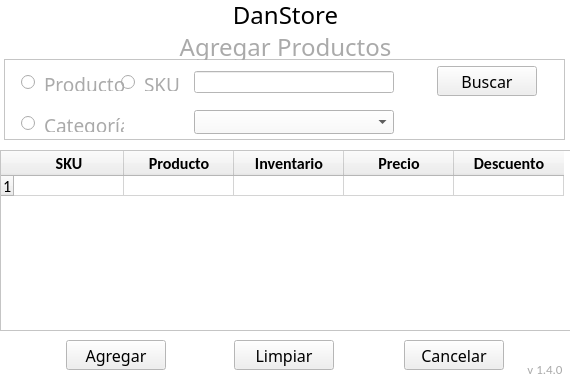
<?xml version="1.0" encoding="UTF-8"?>
<ui version="4.0">
 <class>MainWindow</class>
 <widget class="QMainWindow" name="MainWindow">
  <property name="geometry">
   <rect>
    <x>0</x>
    <y>0</y>
    <width>570</width>
    <height>381</height>
   </rect>
  </property>
  <property name="minimumSize">
   <size>
    <width>570</width>
    <height>380</height>
   </size>
  </property>
  <property name="maximumSize">
   <size>
    <width>570</width>
    <height>800</height>
   </size>
  </property>
  <property name="palette">
   <palette>
    <active>
     <colorrole role="Base">
      <brush brushstyle="SolidPattern">
       <color alpha="255">
        <red>255</red>
        <green>255</green>
        <blue>255</blue>
       </color>
      </brush>
     </colorrole>
     <colorrole role="Window">
      <brush brushstyle="SolidPattern">
       <color alpha="255">
        <red>255</red>
        <green>255</green>
        <blue>255</blue>
       </color>
      </brush>
     </colorrole>
    </active>
    <inactive>
     <colorrole role="Base">
      <brush brushstyle="SolidPattern">
       <color alpha="255">
        <red>255</red>
        <green>255</green>
        <blue>255</blue>
       </color>
      </brush>
     </colorrole>
     <colorrole role="Window">
      <brush brushstyle="SolidPattern">
       <color alpha="255">
        <red>255</red>
        <green>255</green>
        <blue>255</blue>
       </color>
      </brush>
     </colorrole>
    </inactive>
    <disabled>
     <colorrole role="Base">
      <brush brushstyle="SolidPattern">
       <color alpha="255">
        <red>255</red>
        <green>255</green>
        <blue>255</blue>
       </color>
      </brush>
     </colorrole>
     <colorrole role="Window">
      <brush brushstyle="SolidPattern">
       <color alpha="255">
        <red>255</red>
        <green>255</green>
        <blue>255</blue>
       </color>
      </brush>
     </colorrole>
    </disabled>
   </palette>
  </property>
  <property name="windowTitle">
   <string>Agregar Productos</string>
  </property>
  <widget class="QWidget" name="centralwidget">
   <widget class="QLabel" name="L1">
    <property name="geometry">
     <rect>
      <x>0</x>
      <y>0</y>
      <width>571</width>
      <height>30</height>
     </rect>
    </property>
    <property name="font">
     <font>
      <family>Impact</family>
      <pointsize>18</pointsize>
     </font>
    </property>
    <property name="text">
     <string>DanStore</string>
    </property>
    <property name="alignment">
     <set>Qt::AlignCenter</set>
    </property>
   </widget>
   <widget class="QPushButton" name="b_Cancelar">
    <property name="geometry">
     <rect>
      <x>404</x>
      <y>340</y>
      <width>100</width>
      <height>30</height>
     </rect>
    </property>
    <property name="font">
     <font>
      <family>Swis721 LtCn BT</family>
      <pointsize>12</pointsize>
     </font>
    </property>
    <property name="focusPolicy">
     <enum>Qt::StrongFocus</enum>
    </property>
    <property name="text">
     <string>Cancelar</string>
    </property>
   </widget>
   <widget class="QFrame" name="fr_buscar">
    <property name="geometry">
     <rect>
      <x>4</x>
      <y>59</y>
      <width>561</width>
      <height>81</height>
     </rect>
    </property>
    <property name="frameShape">
     <enum>QFrame::StyledPanel</enum>
    </property>
    <property name="frameShadow">
     <enum>QFrame::Raised</enum>
    </property>
    <widget class="QPushButton" name="b_Buscar">
     <property name="geometry">
      <rect>
       <x>433</x>
       <y>7</y>
       <width>100</width>
       <height>30</height>
      </rect>
     </property>
     <property name="font">
      <font>
       <family>Swis721 LtCn BT</family>
       <pointsize>12</pointsize>
      </font>
     </property>
     <property name="focusPolicy">
      <enum>Qt::StrongFocus</enum>
     </property>
     <property name="text">
      <string>Buscar</string>
     </property>
    </widget>
    <widget class="QLabel" name="L4">
     <property name="geometry">
      <rect>
       <x>140</x>
       <y>12</y>
       <width>80</width>
       <height>20</height>
      </rect>
     </property>
     <property name="font">
      <font>
       <family>Swis721 LtCn BT</family>
       <pointsize>14</pointsize>
      </font>
     </property>
     <property name="text">
      <string>&lt;html&gt;&lt;head/&gt;&lt;body&gt;&lt;p&gt;&lt;span style=&quot; color:#aaaaaa;&quot;&gt;SKU&lt;/span&gt;&lt;/p&gt;&lt;/body&gt;&lt;/html&gt;</string>
     </property>
    </widget>
    <widget class="QLineEdit" name="D_sku">
     <property name="geometry">
      <rect>
       <x>190</x>
       <y>12</y>
       <width>200</width>
       <height>22</height>
      </rect>
     </property>
     <property name="palette">
      <palette>
       <active>
        <colorrole role="Text">
         <brush brushstyle="SolidPattern">
          <color alpha="255">
           <red>0</red>
           <green>160</green>
           <blue>245</blue>
          </color>
         </brush>
        </colorrole>
       </active>
       <inactive>
        <colorrole role="Text">
         <brush brushstyle="SolidPattern">
          <color alpha="255">
           <red>0</red>
           <green>160</green>
           <blue>245</blue>
          </color>
         </brush>
        </colorrole>
       </inactive>
       <disabled>
        <colorrole role="Text">
         <brush brushstyle="SolidPattern">
          <color alpha="255">
           <red>120</red>
           <green>120</green>
           <blue>120</blue>
          </color>
         </brush>
        </colorrole>
       </disabled>
      </palette>
     </property>
     <property name="font">
      <font>
       <family>Calibri</family>
       <pointsize>14</pointsize>
      </font>
     </property>
     <property name="text">
      <string/>
     </property>
     <property name="maxLength">
      <number>10</number>
     </property>
     <property name="clearButtonEnabled">
      <bool>true</bool>
     </property>
    </widget>
    <widget class="QLabel" name="L5">
     <property name="geometry">
      <rect>
       <x>40</x>
       <y>53</y>
       <width>80</width>
       <height>20</height>
      </rect>
     </property>
     <property name="font">
      <font>
       <family>Swis721 LtCn BT</family>
       <pointsize>14</pointsize>
      </font>
     </property>
     <property name="text">
      <string>&lt;html&gt;&lt;head/&gt;&lt;body&gt;&lt;p&gt;&lt;span style=&quot; color:#aaaaaa;&quot;&gt;Categoría&lt;/span&gt;&lt;/p&gt;&lt;/body&gt;&lt;/html&gt;</string>
     </property>
    </widget>
    <widget class="QComboBox" name="D_categoria">
     <property name="geometry">
      <rect>
       <x>190</x>
       <y>51</y>
       <width>200</width>
       <height>24</height>
      </rect>
     </property>
     <property name="palette">
      <palette>
       <active>
        <colorrole role="Button">
         <brush brushstyle="SolidPattern">
          <color alpha="255">
           <red>250</red>
           <green>250</green>
           <blue>250</blue>
          </color>
         </brush>
        </colorrole>
        <colorrole role="Text">
         <brush brushstyle="SolidPattern">
          <color alpha="255">
           <red>0</red>
           <green>160</green>
           <blue>245</blue>
          </color>
         </brush>
        </colorrole>
        <colorrole role="Base">
         <brush brushstyle="SolidPattern">
          <color alpha="255">
           <red>250</red>
           <green>250</green>
           <blue>250</blue>
          </color>
         </brush>
        </colorrole>
        <colorrole role="Window">
         <brush brushstyle="SolidPattern">
          <color alpha="255">
           <red>250</red>
           <green>250</green>
           <blue>250</blue>
          </color>
         </brush>
        </colorrole>
        <colorrole role="Highlight">
         <brush brushstyle="SolidPattern">
          <color alpha="255">
           <red>0</red>
           <green>160</green>
           <blue>245</blue>
          </color>
         </brush>
        </colorrole>
       </active>
       <inactive>
        <colorrole role="Button">
         <brush brushstyle="SolidPattern">
          <color alpha="255">
           <red>250</red>
           <green>250</green>
           <blue>250</blue>
          </color>
         </brush>
        </colorrole>
        <colorrole role="Text">
         <brush brushstyle="SolidPattern">
          <color alpha="255">
           <red>0</red>
           <green>160</green>
           <blue>245</blue>
          </color>
         </brush>
        </colorrole>
        <colorrole role="Base">
         <brush brushstyle="SolidPattern">
          <color alpha="255">
           <red>250</red>
           <green>250</green>
           <blue>250</blue>
          </color>
         </brush>
        </colorrole>
        <colorrole role="Window">
         <brush brushstyle="SolidPattern">
          <color alpha="255">
           <red>250</red>
           <green>250</green>
           <blue>250</blue>
          </color>
         </brush>
        </colorrole>
        <colorrole role="Highlight">
         <brush brushstyle="SolidPattern">
          <color alpha="255">
           <red>0</red>
           <green>160</green>
           <blue>245</blue>
          </color>
         </brush>
        </colorrole>
       </inactive>
       <disabled>
        <colorrole role="Button">
         <brush brushstyle="SolidPattern">
          <color alpha="255">
           <red>250</red>
           <green>250</green>
           <blue>250</blue>
          </color>
         </brush>
        </colorrole>
        <colorrole role="Text">
         <brush brushstyle="SolidPattern">
          <color alpha="255">
           <red>120</red>
           <green>120</green>
           <blue>120</blue>
          </color>
         </brush>
        </colorrole>
        <colorrole role="Base">
         <brush brushstyle="SolidPattern">
          <color alpha="255">
           <red>250</red>
           <green>250</green>
           <blue>250</blue>
          </color>
         </brush>
        </colorrole>
        <colorrole role="Window">
         <brush brushstyle="SolidPattern">
          <color alpha="255">
           <red>250</red>
           <green>250</green>
           <blue>250</blue>
          </color>
         </brush>
        </colorrole>
        <colorrole role="Highlight">
         <brush brushstyle="SolidPattern">
          <color alpha="255">
           <red>0</red>
           <green>160</green>
           <blue>245</blue>
          </color>
         </brush>
        </colorrole>
       </disabled>
      </palette>
     </property>
     <property name="font">
      <font>
       <family>Calibri</family>
       <pointsize>14</pointsize>
      </font>
     </property>
     <property name="styleSheet">
      <string notr="true">background-color: rgb(250, 250, 250);</string>
     </property>
     <property name="editable">
      <bool>false</bool>
     </property>
     <property name="frame">
      <bool>true</bool>
     </property>
     <item>
      <property name="text">
       <string/>
      </property>
     </item>
    </widget>
    <widget class="QRadioButton" name="b_sku">
     <property name="geometry">
      <rect>
       <x>117</x>
       <y>15</y>
       <width>15</width>
       <height>17</height>
      </rect>
     </property>
     <property name="text">
      <string/>
     </property>
    </widget>
    <widget class="QRadioButton" name="b_categoria">
     <property name="geometry">
      <rect>
       <x>17</x>
       <y>56</y>
       <width>15</width>
       <height>17</height>
      </rect>
     </property>
     <property name="text">
      <string/>
     </property>
    </widget>
    <widget class="QRadioButton" name="b_producto">
     <property name="geometry">
      <rect>
       <x>17</x>
       <y>15</y>
       <width>15</width>
       <height>17</height>
      </rect>
     </property>
     <property name="text">
      <string/>
     </property>
    </widget>
    <widget class="QLabel" name="L3">
     <property name="geometry">
      <rect>
       <x>40</x>
       <y>12</y>
       <width>80</width>
       <height>20</height>
      </rect>
     </property>
     <property name="font">
      <font>
       <family>Swis721 LtCn BT</family>
       <pointsize>14</pointsize>
      </font>
     </property>
     <property name="text">
      <string>&lt;html&gt;&lt;head/&gt;&lt;body&gt;&lt;p&gt;&lt;span style=&quot; color:#aaaaaa;&quot;&gt;Productos&lt;/span&gt;&lt;/p&gt;&lt;/body&gt;&lt;/html&gt;</string>
     </property>
    </widget>
   </widget>
   <widget class="QPushButton" name="b_Agregar">
    <property name="geometry">
     <rect>
      <x>66</x>
      <y>340</y>
      <width>100</width>
      <height>30</height>
     </rect>
    </property>
    <property name="font">
     <font>
      <family>Swis721 LtCn BT</family>
      <pointsize>12</pointsize>
     </font>
    </property>
    <property name="focusPolicy">
     <enum>Qt::StrongFocus</enum>
    </property>
    <property name="text">
     <string>Agregar</string>
    </property>
   </widget>
   <widget class="QLabel" name="L2">
    <property name="geometry">
     <rect>
      <x>0</x>
      <y>30</y>
      <width>571</width>
      <height>30</height>
     </rect>
    </property>
    <property name="font">
     <font>
      <family>Swis721 LtCn BT</family>
      <pointsize>18</pointsize>
     </font>
    </property>
    <property name="frameShadow">
     <enum>QFrame::Plain</enum>
    </property>
    <property name="midLineWidth">
     <number>0</number>
    </property>
    <property name="text">
     <string>&lt;html&gt;&lt;head/&gt;&lt;body&gt;&lt;p&gt;&lt;span style=&quot; color:#aaaaaa;&quot;&gt;Agregar Productos&lt;/span&gt;&lt;/p&gt;&lt;/body&gt;&lt;/html&gt;</string>
    </property>
    <property name="alignment">
     <set>Qt::AlignCenter</set>
    </property>
   </widget>
   <widget class="QTableWidget" name="t_Productos">
    <property name="geometry">
     <rect>
      <x>0</x>
      <y>150</y>
      <width>571</width>
      <height>181</height>
     </rect>
    </property>
    <attribute name="horizontalHeaderVisible">
     <bool>true</bool>
    </attribute>
    <attribute name="horizontalHeaderCascadingSectionResizes">
     <bool>false</bool>
    </attribute>
    <attribute name="horizontalHeaderDefaultSectionSize">
     <number>110</number>
    </attribute>
    <attribute name="horizontalHeaderMinimumSectionSize">
     <number>10</number>
    </attribute>
    <attribute name="verticalHeaderDefaultSectionSize">
     <number>20</number>
    </attribute>
    <row>
     <property name="text">
      <string>1</string>
     </property>
     <property name="font">
      <font>
       <family>Calibri</family>
       <pointsize>12</pointsize>
      </font>
     </property>
    </row>
    <column>
     <property name="text">
      <string>SKU</string>
     </property>
     <property name="font">
      <font>
       <family>Calibri</family>
       <pointsize>12</pointsize>
       <weight>75</weight>
       <bold>true</bold>
      </font>
     </property>
     <property name="textAlignment">
      <set>AlignCenter</set>
     </property>
     <property name="foreground">
      <brush brushstyle="SolidPattern">
       <color alpha="255">
        <red>0</red>
        <green>0</green>
        <blue>0</blue>
       </color>
      </brush>
     </property>
    </column>
    <column>
     <property name="text">
      <string>Producto</string>
     </property>
     <property name="font">
      <font>
       <family>Calibri</family>
       <pointsize>12</pointsize>
       <weight>75</weight>
       <bold>true</bold>
      </font>
     </property>
     <property name="textAlignment">
      <set>AlignCenter</set>
     </property>
    </column>
    <column>
     <property name="text">
      <string>Inventario</string>
     </property>
     <property name="font">
      <font>
       <family>Calibri</family>
       <pointsize>12</pointsize>
       <weight>75</weight>
       <bold>true</bold>
      </font>
     </property>
     <property name="textAlignment">
      <set>AlignCenter</set>
     </property>
    </column>
    <column>
     <property name="text">
      <string>Precio</string>
     </property>
     <property name="font">
      <font>
       <family>Calibri</family>
       <pointsize>12</pointsize>
       <weight>75</weight>
       <bold>true</bold>
      </font>
     </property>
     <property name="textAlignment">
      <set>AlignCenter</set>
     </property>
    </column>
    <column>
     <property name="text">
      <string>Descuento</string>
     </property>
     <property name="font">
      <font>
       <family>Calibri</family>
       <pointsize>12</pointsize>
       <weight>75</weight>
       <bold>true</bold>
      </font>
     </property>
     <property name="textAlignment">
      <set>AlignCenter</set>
     </property>
    </column>
    <item row="0" column="0">
     <property name="text">
      <string/>
     </property>
    </item>
   </widget>
   <widget class="QPushButton" name="b_Limpiar">
    <property name="geometry">
     <rect>
      <x>234</x>
      <y>340</y>
      <width>100</width>
      <height>30</height>
     </rect>
    </property>
    <property name="font">
     <font>
      <family>Swis721 LtCn BT</family>
      <pointsize>12</pointsize>
     </font>
    </property>
    <property name="focusPolicy">
     <enum>Qt::StrongFocus</enum>
    </property>
    <property name="text">
     <string>Limpiar</string>
    </property>
   </widget>
   <widget class="QLabel" name="L6">
    <property name="geometry">
     <rect>
      <x>520</x>
      <y>360</y>
      <width>50</width>
      <height>20</height>
     </rect>
    </property>
    <property name="font">
     <font>
      <family>Calibri</family>
      <pointsize>14</pointsize>
     </font>
    </property>
    <property name="text">
     <string>&lt;html&gt;&lt;head/&gt;&lt;body&gt;&lt;p&gt;&lt;span style=&quot; font-size:10pt; color:#aaaaaa;&quot;&gt;v 1.4.0&lt;/span&gt;&lt;/p&gt;&lt;/body&gt;&lt;/html&gt;</string>
    </property>
    <property name="alignment">
     <set>Qt::AlignCenter</set>
    </property>
   </widget>
  </widget>
 </widget>
 <tabstops>
  <tabstop>b_sku</tabstop>
  <tabstop>b_categoria</tabstop>
  <tabstop>D_sku</tabstop>
  <tabstop>D_categoria</tabstop>
  <tabstop>b_Buscar</tabstop>
  <tabstop>t_Productos</tabstop>
  <tabstop>b_Agregar</tabstop>
  <tabstop>b_Cancelar</tabstop>
 </tabstops>
 <resources/>
 <connections/>
</ui>
